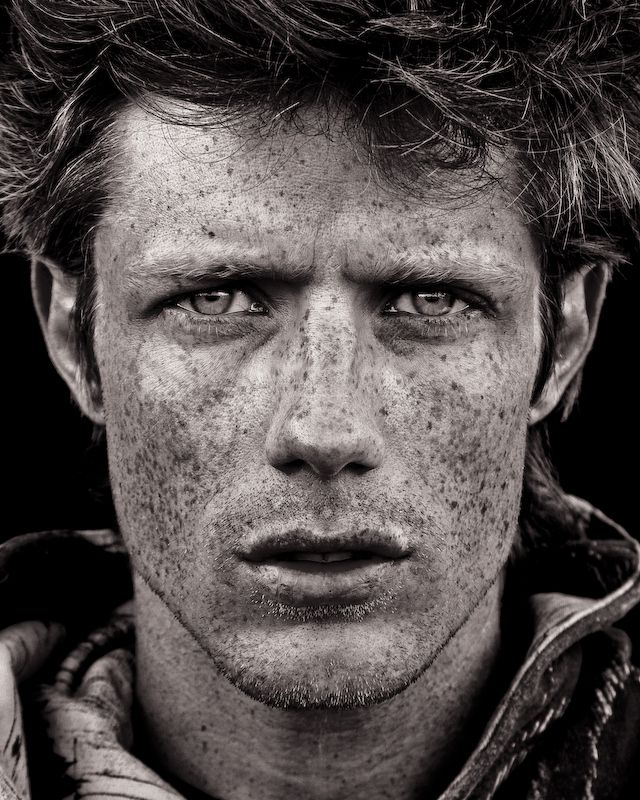
#> input picture 8-bit-slice-1.jpg, 640 x 800 px
$ jupyter execute img_process.ipynb
#> lines starting #> are read from the running program, lines starting #| are printed output that depends on the picture; after the words box and inside, x2 and y2 are one past the last pixel; in counts of white or black regions, pixels touching at a corner belong together
[cell 1]
import matplotlib.pyplot as plt
import matplotlib.cm as cm
import numpy as np
import os
import scipy.ndimage as improcess

[cell 2]
pad_bg = np.zeros(244, dtype=int)
pad_bl = np.zeros(17, dtype=int)
pad_st = np.ones(210, dtype=int)
pad_line = np.concatenate((pad_bl, pad_st, pad_bl))
print(pad_line)

[cell 3]
a = np.array([[0,0,0]])
b = np.array([[1,1,1]])
print(np.concatenate((a,b), axis=0))
print(np.concatenate((a,b), axis=1))

[cell 4]
a = np.reshape(a,(3,1))
b = np.reshape(b,(3,1))
print(a)
print(b)
print(np.concatenate((a,b), axis=1))

[cell 5]
pad_bg = np.reshape(pad_bg,(244,1))
pad_line = np.reshape(pad_line,(244,1))
print(np.concatenate((pad_bg,pad_line), axis=1))

[cell 6]
a = [1,2,3]
a = np.reshape(a,(3,1))
print(a)
a = np.tile(a,(1,3))
print(a)

[cell 7]
pad_bg = np.tile(pad_bg,(1,17))
pad_line = np.tile(pad_line,(1,7))
print(np.concatenate((pad_bg,pad_line), axis=1))

[cell 8]
img = pad_bg
for _ in range(9):
    img = np.concatenate((img,pad_line),axis=1)
    img = np.concatenate((img,pad_bg),axis=1)
f = plt.figure()
f.set_figheight(10)
plt.imshow(img,cmap=cm.gray)
plt.show()
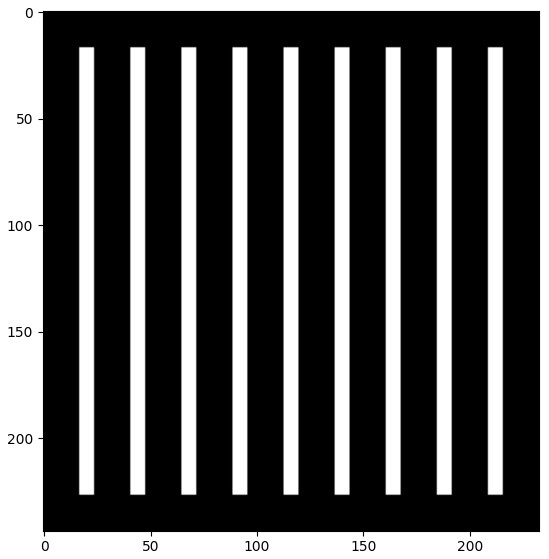
#> figure drawn by matplotlib, 1 panel

[cell 9]
fil_img = []

[cell 10]
fil_img = improcess.median_filter(img,size=(9,9))
f = plt.figure()
f.set_figheight(15)
plt.imshow(fil_img,cmap=cm.gray)
plt.show()
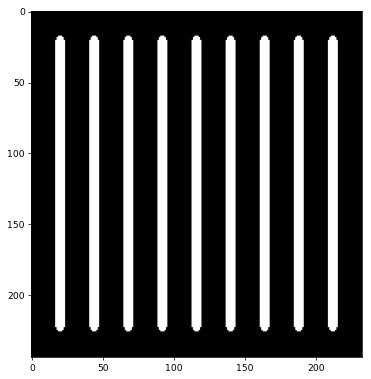
#> figure drawn by matplotlib, 1 panel

[cell 11]
print(np.count_nonzero(fil_img))

[cell 12]
temp = [[0,0,0],[0,1,0],[0,0,0]]
plt.imshow(temp)
plt.show()
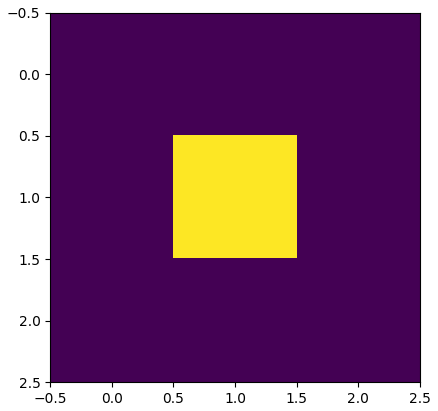
#> figure drawn by matplotlib, 1 panel

[cell 13]
cs = img[13:26]
cs = cs[:,[13,14,15,16,17,18,19,20,21,22,23,24,25,26,27]]
plt.imshow(cs,cmap=cm.gray)
plt.show()
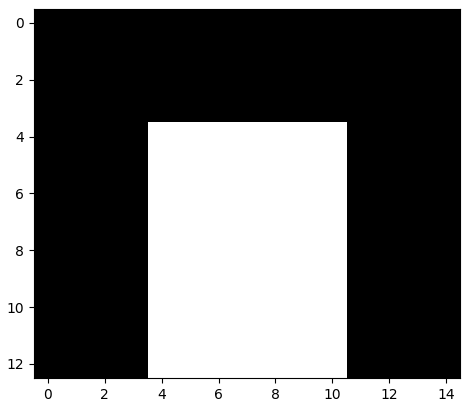
#> figure drawn by matplotlib, 1 panel

[cell 14]
fil_cs = improcess.median_filter(cs,size=(9,9))
plt.imshow(fil_cs,cmap=cm.gray)
plt.show()
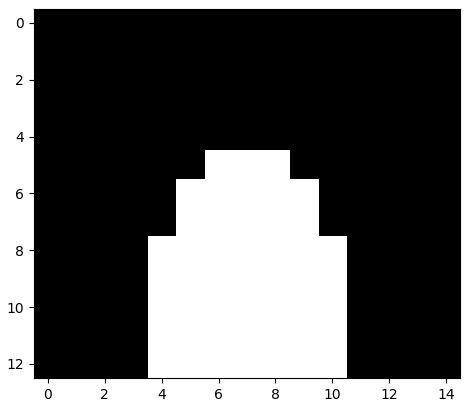
#> figure drawn by matplotlib, 1 panel

[cell 15]
cs = img[26:39]
cs = cs[:,[13,14,15,16,17,18,19,20,21,22,23,24,25,26,27]]
plt.imshow(cs,cmap=cm.gray)
plt.show()
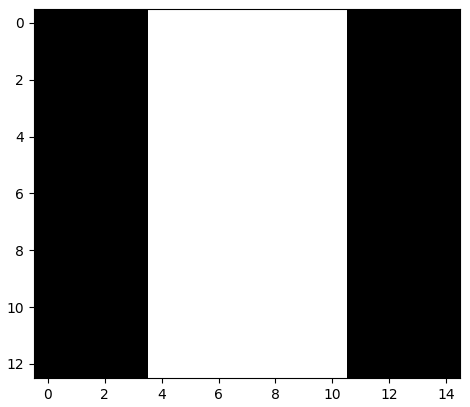
#> figure drawn by matplotlib, 1 panel

[cell 16]
fil_cs = improcess.median_filter(cs,size=(9,9))
plt.imshow(fil_cs,cmap=cm.gray)
plt.show()

[cell 17]
import cv2
img = cv2.imread("8-bit-slice-1.jpg", cv2.IMREAD_GRAYSCALE)
#> img: shape (800, 640); min 0, max 255, mean 78
print(img)
#> (printed output is left out)

[cell 18]
plt.imshow(img, cmap=cm.gray)
plt.show()

[cell 19]
def extract_plane(pixel, n):
    n = 8-n
    d = 2**n
    return (pixel//d)%2

[cell 20]
n = 1
img_vector = np.vectorize(extract_plane)
trans_img = img_vector(img, n)
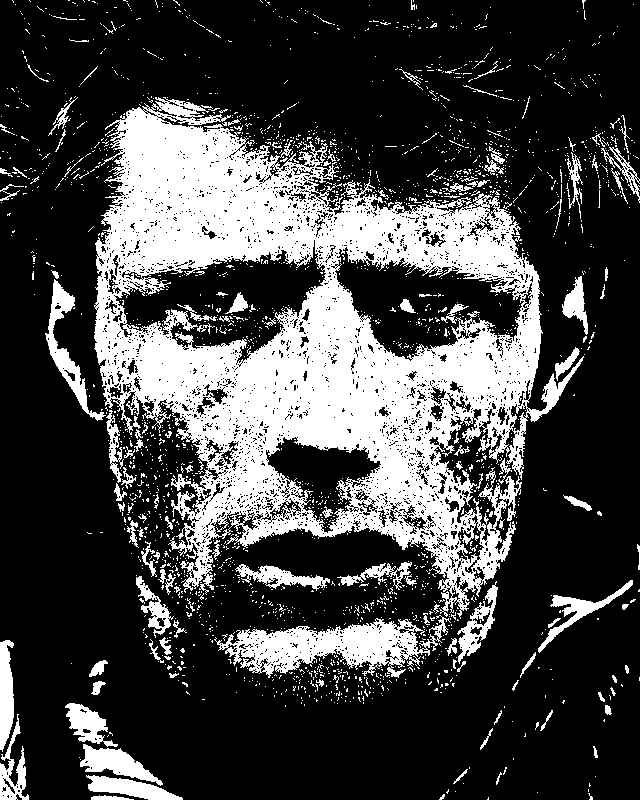
#> trans_img: shape (800, 640) int64; values 0 (black) and 1 (white), 27.2% white; 2240 white regions (2107 under 20 px), largest, box (x1, y1, x2, y2) and area: (94, 97, 584, 619) 105760, (214, 615, 451, 678) 6714, (45, 279, 106, 421) 1763
plt.imshow(trans_img, cmap=cm.gray)
plt.show()

[cell 21]
n = 5
img_vector = np.vectorize(extract_plane)
trans_img = img_vector(img, n)
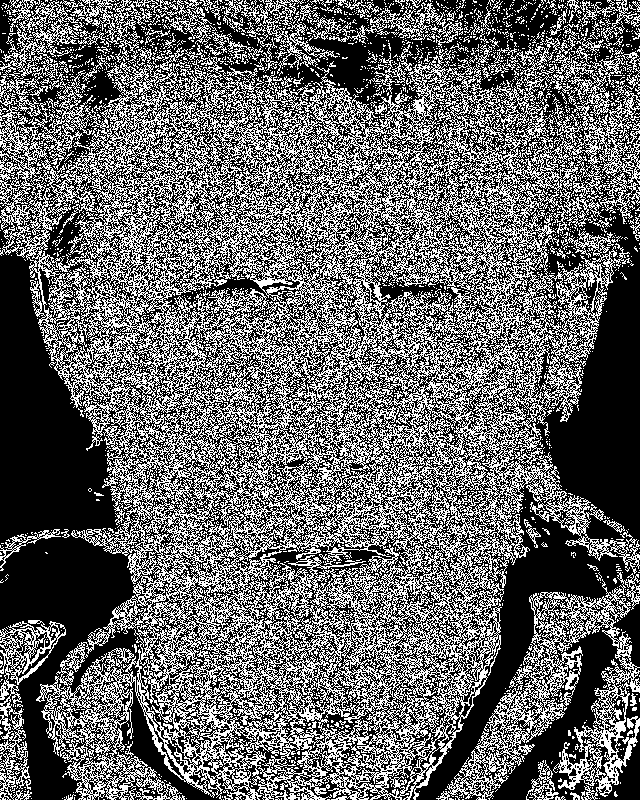
#> trans_img: shape (800, 640) int64; values 0 (black) and 1 (white), 40.4% white in thin lines or dots
plt.imshow(trans_img, cmap=cm.gray)
plt.show()

$ run again, with 8-bit-slice-3.jpg copied over 8-bit-slice-1.jpg
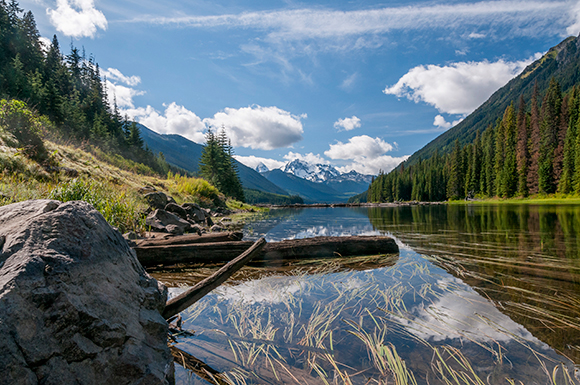
#> input picture 8-bit-slice-3.jpg, 580 x 385 px
#> (printed output is left out)
#> `trans_img = img_vector(img, n)`:
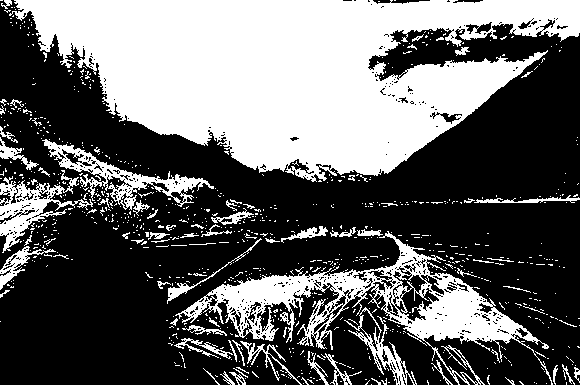
#> trans_img: shape (385, 580) int64; values 0 (black) and 1 (white), 39.1% white; 855 white regions (776 under 20 px), largest, box (x1, y1, x2, y2) and area: (9, 0, 580, 182) 61250, (175, 231, 553, 385) 12319, (42, 139, 214, 210) 2565
#> `trans_img = img_vector(img, n)`:
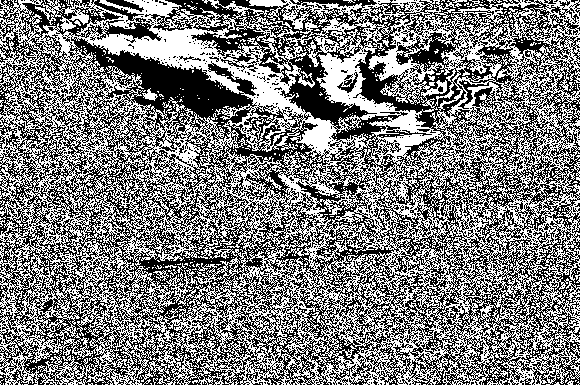
#> trans_img: shape (385, 580) int64; values 0 (black) and 1 (white), 49.2% white in thin lines or dots
